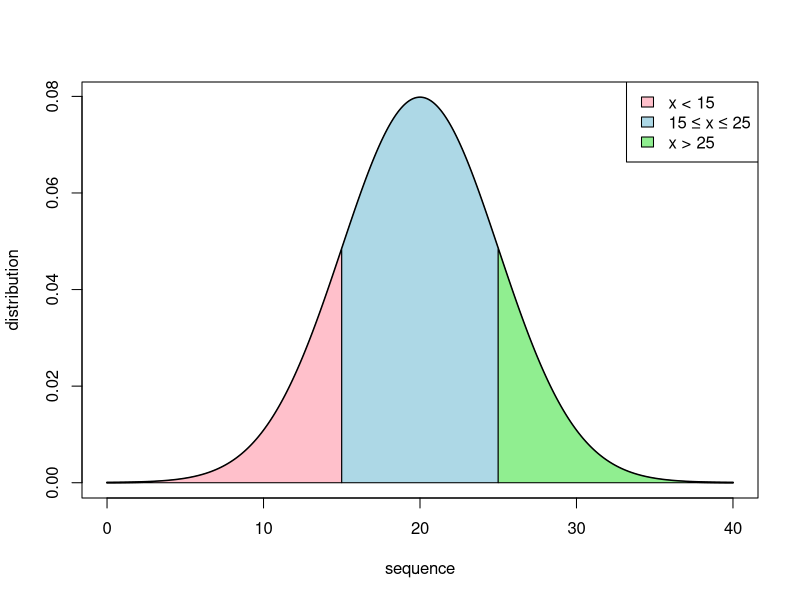
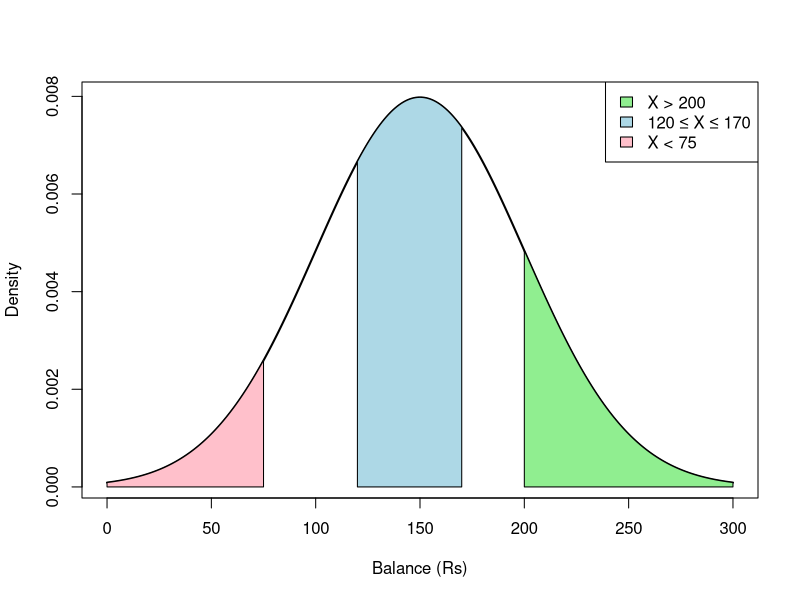

Here is the R script that generated these plots, in order:
# normal distribution - continuous random variable
# pdf of mean m and sd sigma is given by:
# f(x) = 1/(sigma x root(2 pi)) x e^(x - mu/2 sigma)^2, x and u b/w - infinity and infinity
# standard curve - bell

# standard normal distribution
# mean is 0, sd is 1
# mgf = e^(ut + t^2 sigma^2/2)

# Q.1 A normal distribution has my 20 and sd is sigma. The normal variate z = (x - mu)/sigma. P(15 <= x <= 40) = ?
# when x = 15, z = -0.5
# when x = 40, z = 2

# to find area under the given curve (bell)
# P(-0.5 <= Z <= 2) = P(-0.5 <= z <= 0) + P(0 <= z <= 2) i.e 1.6687

# Q.2 The average seasonal rainfall in a place is 60 inches with sd of 4 inches. What is the probability that in a year the rainfall in that place will be in between 20 and 24 inches?
# P(20 <= z <= 24) 
# x = 20, z = 1
# x = 24, z = 2
# P(1 <= z <= 2) = 0.13591

# Q.3 An electrical firm manufactures light bulbs that have a life before burnout that is normally distributed with mean 800 hours and a standard deviation of 40 hours.
# Find the probability that the bulb burns more than 834 hours. 
# The probability that a bulb burns between 778 and 834 hours.
# P(x > 834)
# x = 834, z = 0.85
# P(z > 0.85) = 

# Q.4 A company finds that the time taken by one of its engineers to complete or repair job as a normal distribution is 20 minutes and sd is 5 minutes.
# What proportion of jobs take, < 15 mins
# b/w 15 to 25 mins
# > 25 mins
# plot the distribution
# create result table
mu = 20
sigma = 5
x = seq(0, 40, 0.1) # random values for symmetry about mean
y = dnorm(x, mean = mu, sd = sigma) # normal distribution, P(x)

plot(x, y, type = "l", lwd = 2, xlab = "sequence", ylab = "distribution")
legend("topright", legend = c("x < 15", "15 ≤ x ≤ 25", "x > 25"), fill = c("pink", "lightblue", "lightgreen"))

# x < 15
x1 = seq(0, 15, 0.1)
y1 = dnorm(x1, mu, sigma)
polygon(c(0, x1, 15), c(0, y1, 0), col = "pink")

# 15 < x < 25
x2 = seq(15, 25, 0.1)
y2 = dnorm(x2, mu, sigma)
polygon(c(15, x2, 25), c(0, y2, 0), col = "lightblue")

# x > 25
x3 = seq(25, 40, 0.1)
y3 = dnorm(x3, mu, sigma)
polygon(c(25, x3, 40), c(0, y3, 0), col = "lightgreen")

data.frame(Interval = c("X < 15", "15 ≤ X ≤ 25", "X > 25"), Probability = c(pnorm(15, mu, sigma), pnorm(25, mu, sigma) - pnorm(15, mu, sigma), 1 - pnorm(25, mu, sigma)))

#Q. The savings bank account of a customer shows an average balance of rs 150 and a sd of rs 50. Assuming that the account balance is normally distributed
# What percentage of account is over rs 200
# Between rs 120 and rs 170
# Less than rs 75
# Plot and show the results in table format
mu = 150
sigma = 50
x = seq(0, 300, 1)
y = dnorm(x, mean = mu, sd = sigma)

plot(x, y, type = "l", lwd = 2, xlab = "Balance (Rs)", ylab = "Density")
legend("topright", legend = c("X > 200", "120 ≤ X ≤ 170", "X < 75"), fill = c("lightgreen", "lightblue", "pink"))

# X > 200
x1 = seq(200, 300, 1)
y1 = dnorm(x1, mu, sigma)
polygon(c(200, x1, 300), c(0, y1, 0), col = "lightgreen")

# 120 ≤ X ≤ 170
x2 = seq(120, 170, 1)
y2 = dnorm(x2, mu, sigma)
polygon(c(120, x2, 170), c(0, y2, 0), col = "lightblue")

# X < 75
x3 = seq(0, 75, 1)
y3 = dnorm(x3, mu, sigma)
polygon(c(0, x3, 75), c(0, y3, 0), col = "pink")

p1 = 1 - pnorm(200, mu, sigma)
p2 = pnorm(170, mu, sigma) - pnorm(120, mu, sigma)
p3 = pnorm(75, mu, sigma)

data.frame(Interval = c("X > 200", "120 ≤ X ≤ 170", "X < 75"), Probability = c(p1, p2, p3))
